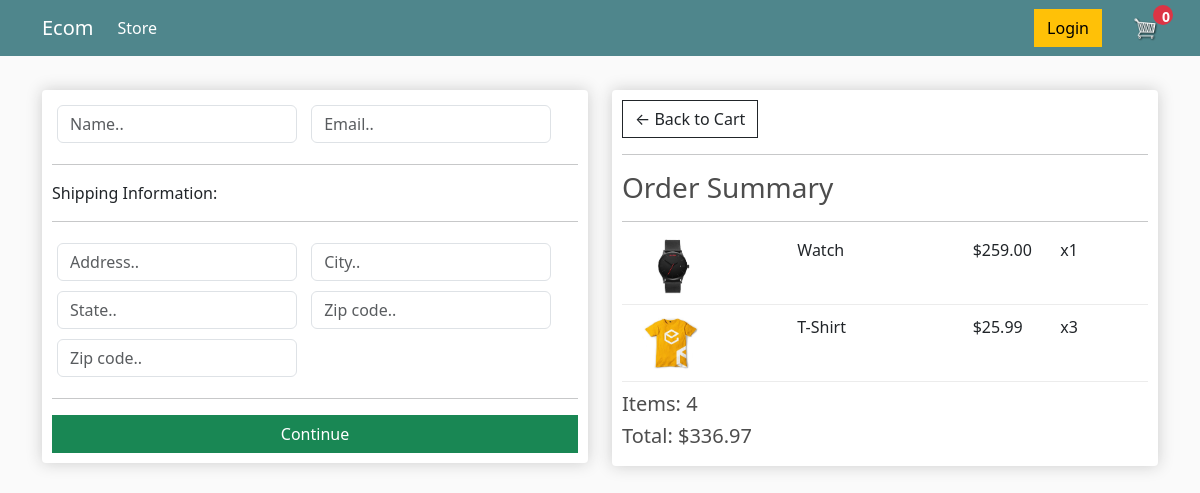
/checkout/ (signed in), run on an earlier commit of the app's database.
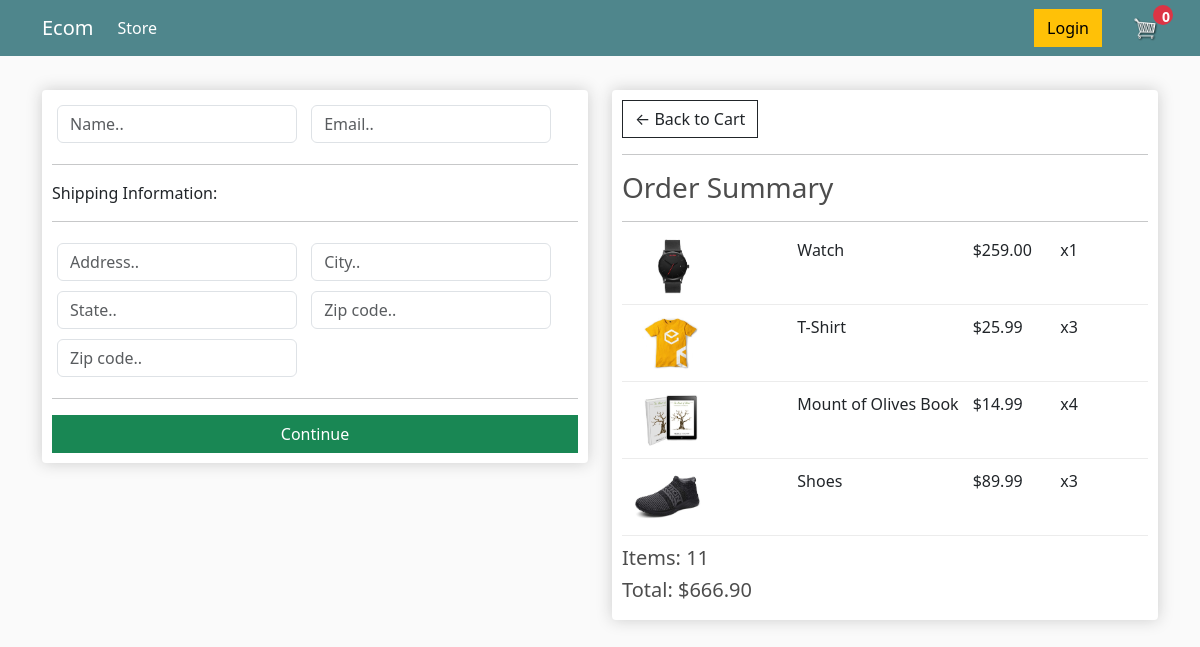
And on a later commit of the database.
### store/models.py (models this page shows, shortened)
class OrderItem(models.Model):
	product = models.ForeignKey(Product, on_delete=models.SET_NULL, null=True)
	order = models.ForeignKey(Order, on_delete=models.SET_NULL, null=True)
	quantity = models.IntegerField(default=0, null=True, blank=True)
	date_added = models.DateTimeField(auto_now_add=True)
	@property
	def get_total(self):
		total = self.product.price * self.quantity
		return total

class Product(models.Model):
    name = models.CharField(max_length=200)
    price = models.FloatField()
    digital = models.BooleanField(default=False, null=True, blank=True)
    image = models.ImageField(null=True, blank=True)
    @property
    def imageURL(self):
        try:
            url = self.image.url
        except:
            url = ''
        return url

class Order(models.Model):
	customer = models.ForeignKey(Customer, on_delete=models.SET_NULL, null=True, blank=True)
	date_ordered = models.DateTimeField(auto_now_add=True)
	complete = models.BooleanField(default=False)
	transaction_id = models.CharField(max_length=100, null=True)
	@property
	def get_cart_total(self):
		orderitems = self.orderitem_set.all()
		total = sum([item.get_total for item in orderitems])
		return total
	@property
	def get_cart_items(self):
		orderitems = self.orderitem_set.all()
		total = sum([item.quantity for item in orderitems])
		return total

### store/views.py (the view)
# urls.py: path('checkout/',views.checkout ,name='checkout' ),
def checkout(request):
	if request.user.is_authenticated:
		customer = request.user.customer
		order, created = Order.objects.get_or_create(customer=customer, complete=False)
		items = order.orderitem_set.all()
	else:
		items = []
		order = {'get_cart_total':0, 'get_cart_items':0}
	context = {'items':items, 'order':order}
	return render(request, 'store/checkout.html', context)

### store/templates/store/checkout.html (shortened to what this page needs)
{% extends 'store/main.html' %}
{% load static %}
{% block content %}
<div class="row">
    <div class="col-lg-6">
        <div class="box-element" id="form-wrapper">
            <form id="form">
                <div id="user-info">
                    <div class="form-field">
                        <input required class="form-control" type="text" name="name" placeholder="Name..">
                    </div>
                    <div class="form-field">
                        <input required class="form-control" type="email" name="email" placeholder="Email..">
                    </div>
                </div>
                <div id="shipping-info">
                    <hr>
                    <p>Shipping Information:</p>
                    <hr>
                    <div class="form-field">
                        <input class="form-control" type="text" name="address" placeholder="Address..">
                    </div>
                    <div class="form-field">
                        <input class="form-control" type="text" name="city" placeholder="City..">
                    </div>
                    <div class="form-field">
                        <input class="form-control" type="text" name="state" placeholder="State..">
                    </div>
                    <div class="form-field">
                        <input class="form-control" type="text" name="zipcode" placeholder="Zip code..">
                    </div>
                    <div class="form-field">
                        <input class="form-control" type="text" name="country" placeholder="Zip code..">
                    </div>
                </div>
                <hr>
                <input id="form-button" class="btn btn-success  w-100" type="submit" value="Continue">
            </form>
        </div>
        <br>
    </div>
    <div class="col-lg-6">
        <div class="box-element">
            <a class="btn btn-outline-dark" href="{% url 'cart' %}">&#x2190; Back to Cart</a>
            <hr>
            <h3>Order Summary</h3>
            <hr>
            {% for item in items %}
            <div class="cart-row">
                <div style="flex:2"><img class="row-image" src="{{item.product.imageURL}}"></div>
                <div style="flex:2">
                    <p>{{item.product.name}}</p>
                </div>
                <div style="flex:1">
                    <p>${{item.product.price|floatformat:2}}</p>
                </div>
                <div style="flex:1">
                    <p>x{{item.quantity}}</p>
                </div>
            </div>
            {% endfor %}
            <h5>Items: {{order.get_cart_items}}</h5>
            <h5>Total: ${{order.get_cart_total|floatformat:2}}</h5>
        </div>
    </div>
</div>
{% endblock content %}

What changed in the data, as far as the page shows it:
added OrderItem: product.imageURL (picture), product.name "Mount of Olives Book", product.price "14.99", quantity "4"
added OrderItem: product.imageURL (picture), product.name "Shoes", product.price "89.99", quantity "3"
computed for Order: get_cart_items "4" → "11"; get_cart_total "336.97" → "666.90"
